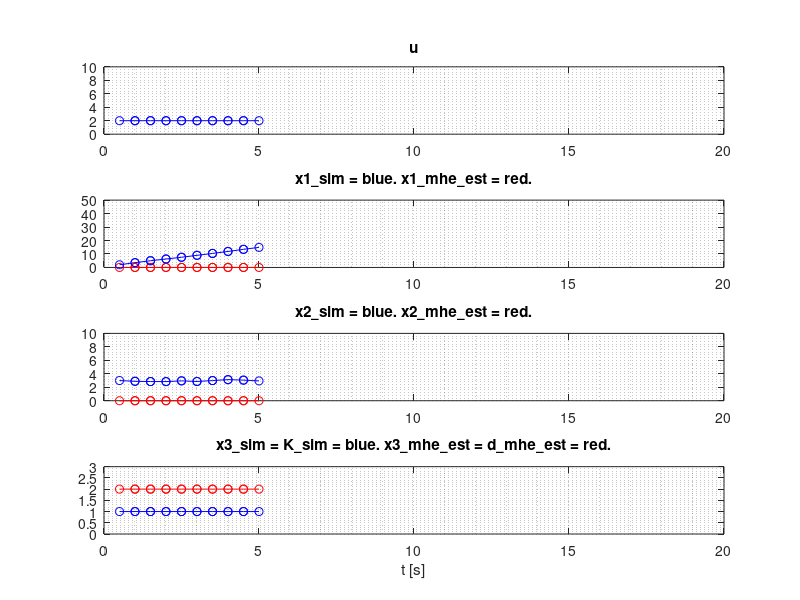

Here is the MATLAB script that generated this plot: (Note: this script raises an error after producing the figure.)
%%%%%%%%%%%%%%%%%%%%%%%%%%%%%%%%%%%%%%%%%%%%
%Finn Aakre Haugen
%08 04 2018
%MHE with model with 2 state variables and 1 disturbance as augmented state:
%dx1_dt = x2 + w1
%dx2/dt = (-x2 + K*u + d)/T + w2
%y = x1 + v
%where d = x3 is to be estimated.
%
%Note 1: Using matrix as optim variable.
%Note 2: Objective and constraints functions for fmincon are defined
%as local functions at the end of this script.
%%%%%%%%%%%%%%%%%%%%%%%%%%%%%%%%%%%%%%%%%%%%
disp('-------------------------------');
disp('Moving Horizon Estimator for:')
disp('dx1_dt=x2; dx2/dt=(-x2+K*u)/T;');
disp('x1, x2, x3 = d are estimated.');
disp('y=x1 is measured.');
disp('');
%-------------------------------------------
close all
clear all
format compact
commandwindow
%-------------------------------------------
%Model params:
K = 1; %Gain
T = 2;%s Time constant
n = 3;%Number of state variables
% model_params.K = K;%p is struct. K is field. (Convenient way to collect parms.)
model_params.T = T;
model_params.K = K;
cov_process_disturb_w1 = .01;
cov_process_disturb_w2 = .01;
cov_process_disturb_w3 = .01;
cov_process_disturb_w = ...
    diag([cov_process_disturb_w1,cov_process_disturb_w2,cov_process_disturb_w3]);
cov_meas_noise_v1 = .01;
cov_meas_noise_v = diag([cov_meas_noise_v1]);
%--------------------------
%Time settings:
Ts = 0.5;%s
t_start = 0;%s
t_stop = 20;%s
t_array = [t_start:Ts:(t_stop-Ts)];%Array for storage
N = length(t_array);
t_mhe = 5
N_mhe = floor(t_mhe/Ts)
number_optim_vars = n*N_mhe

%-----------------------------------
%Preallocation of arrays for storage:

u_sim_array = t_array*0;
x1_sim_array = t_array*0;
x2_sim_array = t_array*0;
x3_sim_array = t_array*0;
y1_sim_array = t_array*0;
x1_est_optim_plot_array = t_array*0;
x2_est_optim_plot_array = t_array*0;
x3_est_optim_plot_array = t_array*0;

%-----------------------------------
%Sim initialization:

x1_sim_init = 2;
x2_sim_init = 3;
x1_sim_k = x1_sim_init;
x2_sim_k = x2_sim_init;

%-----------------------------------
%MHE initialization:
mhe_array = zeros(1,N_mhe);

x1_est_init_guess = 0;
x2_est_init_guess = 0;
x3_est_init_guess = 2;
x1_est_optim_array = zeros(1,N_mhe) + x1_est_init_guess;
x2_est_optim_array = zeros(1,N_mhe) + x2_est_init_guess;
x3_est_optim_array = zeros(1,N_mhe) + x3_est_init_guess;

x_est_guess_matrix = ...
    [x1_est_optim_array;x2_est_optim_array;x3_est_optim_array];

u_mhe_array = mhe_array*0;
y1_meas_mhe_array = mhe_array*0;
%-----------------------------------
%Figure size etc.:
fig_posleft=8;fig_posbottom=2;fig_width=26;fig_height=18;
fig_pos_size_1=[fig_posleft,fig_posbottom,fig_width,fig_height];

figure(1),
set(gcf,'Units','centimeters','Position',fig_pos_size_1);
figtext='Moving Horizon Estimator';
set(gcf,'Name',figtext,'NumberTitle','on')
%-----------------------------------
%Sim loop:
for k = 1:N
    t_k = k*Ts;
    %-----------------------------
    %Process simulator:
    if t_k < 2 
        u_k = 2;
        d_k = 1;
    end
    if t_k >= 2 %Change of u
        u_k = 2;
    end
    if t_k >= 5 %Change of u
        u_k = 2;
    end
    if t_k >= 8 %Change of K
        d_k = 1;
    end
    if t_k >= 10 %Change of u
        u_k = 6;
    end
    if t_k >= 15 %Change of u
        u_k = 2;
    end
    if t_k >= 16 %Change of K
        d_k = 1;
    end
    %Derivatives:
    dx1_sim_dt_k = x2_sim_k;
    dx2_sim_dt_k = (-x2_sim_k + K*u_k + d_k)/T;
    f1_sim_k = x1_sim_k + Ts*dx1_sim_dt_k;
    f2_sim_k = x2_sim_k + Ts*dx2_sim_dt_k;
    
    %Integration and adding disturbance:
    w1_sim_k = sqrt(cov_process_disturb_w1)*randn;
    w2_sim_k = sqrt(cov_process_disturb_w2)*randn;
    x1_sim_kp1 = f1_sim_k + w1_sim_k;
    x2_sim_kp1 = f2_sim_k + w2_sim_k;
    
    %Calculating output and adding meas noise:
    v1_sim_k = sqrt(cov_meas_noise_v1)*randn;
    y1_sim_k = x1_sim_k + v1_sim_k;
    
    %Storage:
    t_array(k) = t_k;
    u_sim_array(k) = u_k;
    x1_sim_array(k) = x1_sim_k;
    x2_sim_array(k) = x2_sim_k;
    x3_sim_array(k) = d_k;
    y1_sim_array(k) = y1_sim_k;    
    
    %Preparing for time shift:
    x1_sim_k = x1_sim_kp1;
    x2_sim_k = x2_sim_kp1;

    %Updating u and y for use in MHE:
    u_mhe_array = [u_mhe_array(2:N_mhe),u_k];
    y1_meas_mhe_array = [y1_meas_mhe_array(2:N_mhe),y1_sim_k];
    y_meas_mhe_array = [y1_meas_mhe_array];
    %--------------------------------------------------------------------
    if k > N_mhe

    cov_init_state = diag([0.01,0.01,0.01]);
    P = cov_init_state;
    Q = cov_process_disturb_w;
    R = cov_meas_noise_v;
    covars.P = P;
    covars.Q = Q;
    covars.R = R;

    %Matrices defining linear constraints for use in fmincon:
    A_ineq = []; B_ineq = []; A_eq = []; B_eq = [];

    %fmincon initialization:
    x1_est_init_error = 0;
    x2_est_init_error = 0;
    x3_est_init_error = 0;
    x_est_init_error=[x1_est_init_error;x2_est_init_error;x3_est_init_error];

    %Guessed optim states:
    %Guessed present state (x_k) is needed to calculate optimal present meas
    %(y_k). Model is used in prediction:
    x1_km1 = x1_est_optim_array(N_mhe);
    x2_km1 = x2_est_optim_array(N_mhe);
    x3_km1 = x3_est_optim_array(N_mhe);

    dx1_dt_km1 = x2_km1;
    dx2_dt_km1 = (-x2_km1 + K*u_k + x3_km1)/T;
    dx3_dt_km1 = 0;
    
    x1_pred_k = x1_km1 + Ts*dx1_dt_km1;
    x2_pred_k = x2_km1 + Ts*dx2_dt_km1;
    x3_pred_k = x3_km1 + Ts*dx3_dt_km1;
    
    %Now, guessed optimal states are:
    x1_est_guess_array = ...
        [x1_est_optim_array(2:N_mhe),x1_pred_k];
    x2_est_guess_array = ...
        [x2_est_optim_array(2:N_mhe),x2_pred_k];
    x3_est_guess_array = ...
        [x3_est_optim_array(2:N_mhe),x3_pred_k];
    x_est_guess_matrix = ...
        [x1_est_guess_array;x2_est_guess_array;x3_est_guess_array];


%     %Guessed optim values:
%     x1_est_guess_array = ...
%         [x1_est_optim_array(2:N_mhe),x1_est_optim_array(N_mhe)];
%     x2_est_guess_array = ...
%         [x2_est_optim_array(2:N_mhe),x2_est_optim_array(N_mhe)];
%     x3_est_guess_array = ...
%         [x3_est_optim_array(2:N_mhe),x3_est_optim_array(N_mhe)];
%     x_est_guess_matrix = ...
%         [x1_est_guess_array;x2_est_guess_array;x3_est_guess_array];

    %Lower and upper limits of optim variables:
    x1_est_max = 100;
    x2_est_max = 10;
    x3_est_max = 10;
    x1_est_max_array = zeros(1,N_mhe) + x1_est_max;
    x2_est_max_array = zeros(1,N_mhe) + x2_est_max;
    x3_est_max_array = zeros(1,N_mhe) + x3_est_max;

    x1_est_min = -100;
    x2_est_min = -10;
    x3_est_min = -10;
    x1_est_min_array = zeros(1,N_mhe) + x1_est_min;
    x2_est_min_array = zeros(1,N_mhe) + x2_est_min;
    x3_est_min_array = zeros(1,N_mhe) + x3_est_min;

    x_est_ub_matrix = [x1_est_max_array;x2_est_max_array;x3_est_max_array];
    x_est_lb_matrix = [x1_est_min_array;x2_est_min_array;x3_est_min_array];

    %Creating function handles:
    fun_objective_handle = ...
        @(x_est_matrix) fun_objective_mhe(x_est_matrix,...
        y_meas_mhe_array,u_mhe_array,model_params,covars,x_est_init_error,n,N_mhe,Ts);
    fun_constraints_handle = ...
        @(x_est_matrix) fun_constraints_mhe(x_est_matrix,...
        y_meas_mhe_array,u_mhe_array,model_params,covars,x_est_init_error,n,N_mhe,Ts);

    %Calculating MHE estimate using fmincon:
    %fmincon_options = optimoptions(@fmincon);
    fmincon_options = optimoptions(@fmincon,'display','none');
%     fmincon_options = optimoptions(@fmincon,'algorithm','sqp','display','none');

    [x_est_optim_matrix,fval,exitflag,output,lambda,grad,hessian] = ...
    fmincon(fun_objective_handle,x_est_guess_matrix,A_ineq,...
        B_ineq,A_eq,B_eq,x_est_lb_matrix,x_est_ub_matrix,...
        fun_constraints_handle,fmincon_options);

    x1_est_optim_array = x_est_optim_matrix(1,:);
    x2_est_optim_array = x_est_optim_matrix(2,:);
    x3_est_optim_array = x_est_optim_matrix(3,:);

    % fval

    end %if
    x1_est_optim_plot_array(k) = x1_est_optim_array(end);
    x2_est_optim_plot_array(k) = x2_est_optim_array(end);
    x3_est_optim_plot_array(k) = x3_est_optim_array(end);
    
    
    %Continuous plotting:
    x_lim_array=[t_start,t_stop];
    if (k>1 & k<N)
        if k < N_mhe
            pause(1);
        else
            pause(0);
        end

        subplot(4,1,1)
        plot([t_array(k-1),t_array(k)],[u_sim_array(k-1),u_sim_array(k)],'b-o');
        if k==2
            hold on
            grid minor
            xlim(x_lim_array);
            ylim([0 10]);
            title('u')
            %ylabel('[m]')
            %xlabel('t [s]')
        end

        subplot(4,1,2)
        plot([t_array(k-1),t_array(k)],[x1_est_optim_plot_array(k-1),x1_est_optim_plot_array(k)],'r-o',...
            [t_array(k-1),t_array(k)],[x1_sim_array(k-1),x1_sim_array(k)],'b-o');
        if k==2
            hold on
            grid minor
            xlim(x_lim_array);
            ylim([0 50]);
            title('x1\_sim = blue. x1\_mhe\_est = red.')
            %ylabel('[m]')
            %xlabel('t [s]')
        end

        subplot(4,1,3)
        plot([t_array(k-1),t_array(k)],[x2_est_optim_plot_array(k-1),x2_est_optim_plot_array(k)],'r-o',...
            [t_array(k-1),t_array(k)],[x2_sim_array(k-1),x2_sim_array(k)],'b-o');
        if k==2
            hold on
            grid minor
            xlim(x_lim_array);
            ylim([0 10]);
            title('x2\_sim = blue. x2\_mhe\_est = red.')
            %ylabel('[m]')
            %xlabel('t [s]')
        end

        subplot(4,1,4)
        plot([t_array(k-1),t_array(k)],[x3_est_optim_plot_array(k-1),x3_est_optim_plot_array(k)],'r-o',...
            [t_array(k-1),t_array(k)],[x3_sim_array(k-1),x3_sim_array(k)],'b-o');
        if k==2
            hold on
            grid minor
            xlim(x_lim_array);
            ylim([0 3]);
            title('x3\_sim = K\_sim = blue. x3\_mhe\_est = d\_mhe\_est = red.')
            %ylabel('[m]')
            xlabel('t [s]')
        end
    end %if (k>1 & k<N)
end %sim loop

% %------------------------
% %Batch plotting:
% fig_posleft=8;fig_posbottom=1;fig_width=26;fig_height=18;
% fig_pos_size_1=[fig_posleft,fig_posbottom,fig_width,fig_height];
% figure(1),
% set(gcf,'Units','centimeters','Position',fig_pos_size_1);
% figtext='MHE';
% set(gcf,'Name',figtext,'NumberTitle','on')
% x_label_string=('t [s]');
% 
% subplot(4,1,1)
% plot(t_array,u_sim_array,'b-o')
% %xlim(x_lim_array);
% ylim([-1 11]);
% title('u')
% % ylabel('[m]')
% xlabel(x_label_string)
% grid minor
% 
% subplot(4,1,2)
% plot(t_array,x1_est_optim_plot_array,'r-o',...
%     t_array,x1_sim_array,'b-o')
% % xlim(x_lim_array);
% % ylim([0,2]);
% title('x1\_sim = blue. x1\_mhe\_est = red.')
% %ylabel('')
% xlabel(x_label_string)
% grid minor
% 
% subplot(4,1,3)
% plot(t_array,x2_est_optim_plot_array,'r-o',...
%     t_array,x2_sim_array,'b-o')
% % xlim(x_lim_array);
% % ylim([0,2]);
% title('x2\_sim = blue. x2\_mhe\_est = red.')
% %ylabel('')
% xlabel(x_label_string)
% grid minor
% 
% subplot(4,1,4)
% plot(t_array,x3_est_optim_plot_array,'r-o',...
%     t_array,x3_sim_array,'b-o')
% % xlim(x_lim_array);
% % ylim([0,2]);
% title('x3\_sim = K\_sim = blue. x3\_mhe\_est = K\_mhe\_est = red.')
% %ylabel('')
% xlabel(x_label_string)
% grid minor

% % elapsed_time=toc
% % t_iteration=elapsed_time/N_sim
% % sim_speed=Ts/t_iteration

%----------------------------------------------------
%Defining local functions:
%----------------------------------------------------

function f = fun_objective_mhe(x_est_matrix,...
    y_meas_mhe_array,u_mhe_array,model_params,covars,x_est_init_error,n,N_mhe,Ts)

%K = model_params.K;
T = model_params.T;
K = model_params.K;

P = covars.P;
Q = covars.Q;
R = covars.R;

J_km1 = x_est_init_error'*inv(P)*x_est_init_error;

y1_meas_mhe_array = y_meas_mhe_array(1,:);

for k = 1:N_mhe
    u_k = u_mhe_array(1,k);
    x_k = x_est_matrix(:,k);
    x1_k = x_k(1);
    x2_k = x_k(2);
    x3_k = x_k(3);
    h1_k = x1_k;
    y1_meas_k = y1_meas_mhe_array(1,k);
    v1_k = y1_meas_k - h1_k;
    v_k = [v1_k];

    if k <= N_mhe-1
        x_kp1 = x_est_matrix(:,k+1);
        x1_kp1 = x_kp1(1);
        x2_kp1 = x_kp1(2);
        x3_kp1 = x_kp1(3);
        
        dx1_dt_k = x2_k;
        dx2_dt_k = (-x2_k + K*u_k + x3_k)/T;
        dx3_dt_k = 0;
        f1_k = x1_k + Ts*dx1_dt_k;
        f2_k = x2_k + Ts*dx2_dt_k;
        f3_k = x3_k + Ts*dx3_dt_k;
        w1_k = x1_kp1 - f1_k;
        w2_k = x2_kp1 - f2_k;
        w3_k = x3_kp1 - f3_k;
        w_k = [w1_k,w2_k,w3_k]';
    end
        
    dJ_k = w_k'*inv(Q)*w_k + v_k'*inv(R)*v_k;
    J_k = J_km1 + dJ_k;

    %Time shift:
    J_km1 = J_k;
end %for k=1:N_mhe
f = J_k;
end

%------------------------------------------------
function [cineq,ceq]=fun_constraints_mhe(x_est_matrix,...
    y_meas_mhe_array,u_mhe_array,model_params,covars,x_est_init_error,n,N,Ts)
cineq = [];   % Compute nonlinear inequalities. Calculated below.
ceq = [];   % Compute nonlinear equalities.
end
%------------------------------------------------
